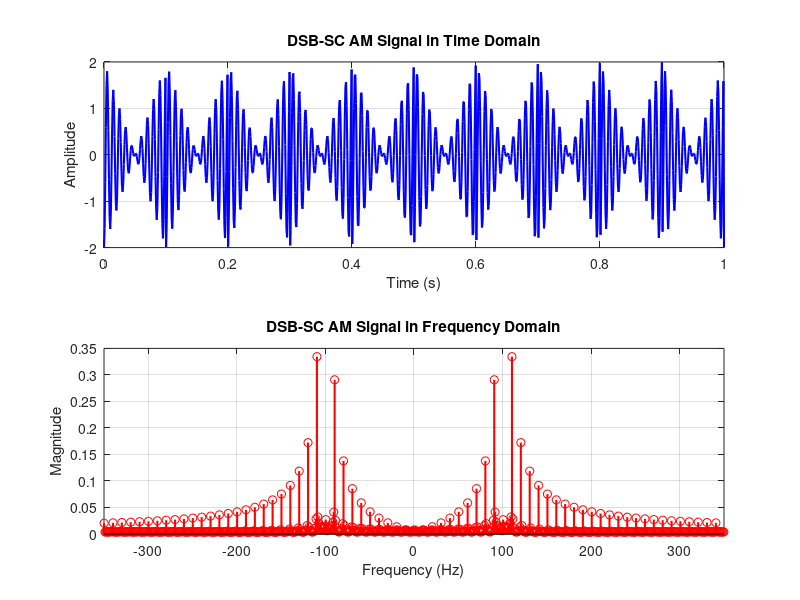
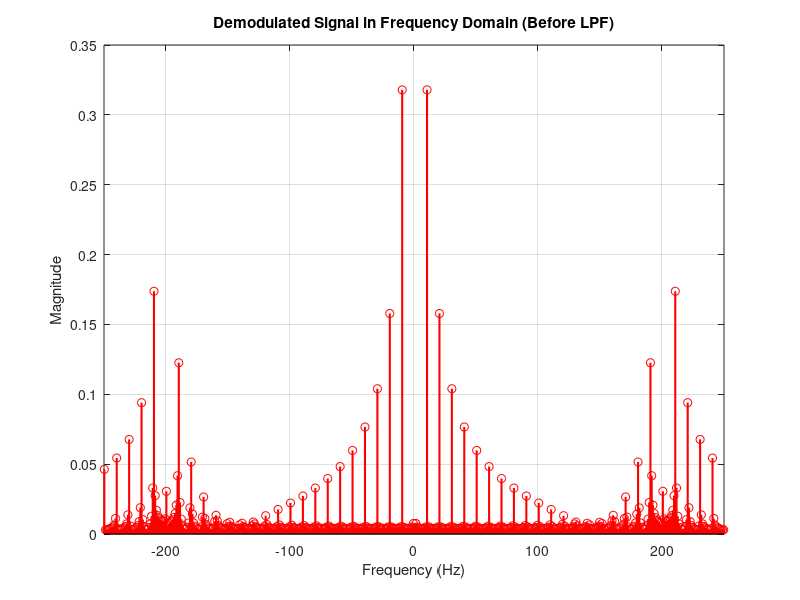
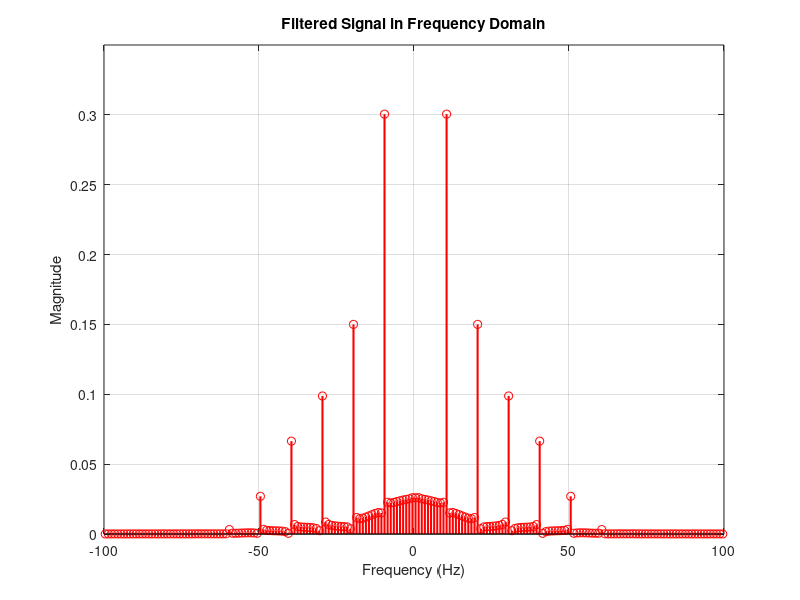
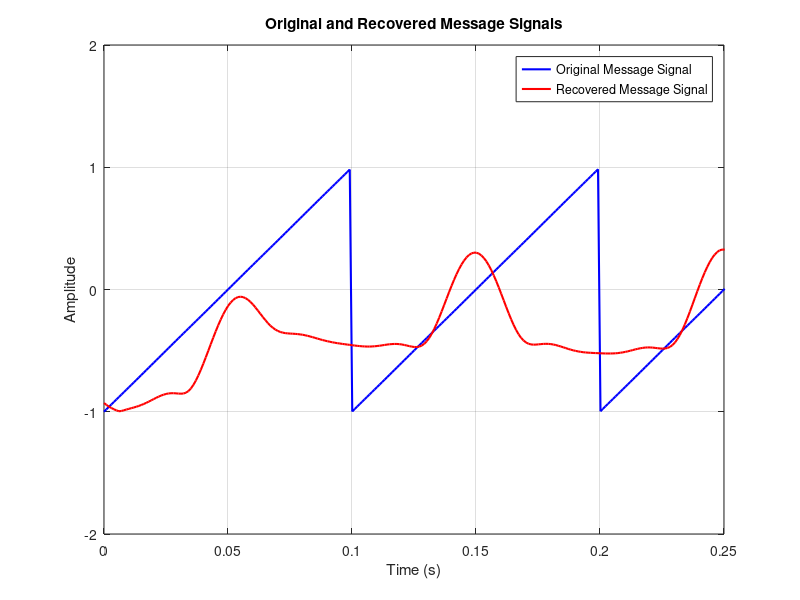

Reproduce these figures in MATLAB, in order.
clc;
clear all;
close all;
% Define the carrier frequency and modulation index
fc = 100; % Carrier frequency in Hz
fm = 10; % Modulating frequency in Hz
m = 2; % Modulation index

% Time vector
t = linspace(0, 1, 1000);

% Carrier signal
carrier = cos(2*pi*fc*t);

% Modulating signal (sawtooth wave with 10 Hz fundamental frequency)
modulating = sawtooth(2*pi*fm*t);

% DSB-SC AM signal
DSBSC_AM_signal = m*modulating .* carrier;

% Plot the DSB-SC AM signal in the time domain
figure;
subplot(2, 1, 1);
plot(t, DSBSC_AM_signal, 'b', 'LineWidth', 1.5);
xlabel('Time (s)');
ylabel('Amplitude');
title('DSB-SC AM Signal in Time Domain');
grid on;

% Calculate the Fourier Transform of the DSB-SC AM signal
Fs = 1000; % Sampling frequency (1 kHz)
DSBSC_AM_signal_fft = fft(DSBSC_AM_signal);
frequencies = linspace(-Fs/2, Fs/2, length(DSBSC_AM_signal_fft));

% Plot the DSB-SC AM signal in the frequency domain
subplot(2, 1, 2);
stem(frequencies, abs(fftshift(DSBSC_AM_signal_fft))/length(DSBSC_AM_signal_fft), 'r', 'LineWidth', 1.5);
xlabel('Frequency (Hz)');
ylabel('Magnitude');
title('DSB-SC AM Signal in Frequency Domain');
grid on;
xlim([-350,350]);

% Demodulation of DSB-SC AM signal
% Multiply the DSB-SC AM signal with the carrier
demodulated_signal = DSBSC_AM_signal .* carrier;

% Calculate the Fourier Transform of the demodulated signal
demodulated_signal_fft = fft(demodulated_signal);

% Plot the demodulated signal in the frequency domain before LPF
figure;
stem(frequencies, abs(fftshift(demodulated_signal_fft))/length(demodulated_signal_fft), 'r', 'LineWidth', 1.5);
xlabel('Frequency (Hz)');
ylabel('Magnitude');
title('Demodulated Signal in Frequency Domain (Before LPF)');
grid on;
xlim([-250,250]);

% FIR LPF design
lpf_order = 100; % Filter order
lpf_cutoff = 0.10; % Normalized cutoff frequency (0.01 corresponds to a lower cutoff frequency)
lpf = fir1(lpf_order, lpf_cutoff);

% Filter the demodulated signal
filtered_signal = filter(lpf, 1, demodulated_signal);

% Calculate the Fourier Transform of the filtered signal
filtered_signal_fft = fft(filtered_signal);
filtered_frequencies = linspace(-Fs/2, Fs/2, length(filtered_signal_fft));

% Plot the filtered signal in the frequency domain
% figure;
% subplot(2, 1, 1);
% plot(t, filtered_signal, 'b', 'LineWidth', 1.5);
% xlabel('Time (s)');
% ylabel('Amplitude');
% title('Filtered Signal in Time Domain');
% grid on;

% Plot the filtered signal in the frequency domain
figure();
stem(filtered_frequencies, abs(fftshift(filtered_signal_fft))/length(filtered_signal_fft), 'r', 'LineWidth', 1.5);
xlabel('Frequency (Hz)');
ylabel('Magnitude');
title('Filtered Signal in Frequency Domain');
grid on;
xlim([-100,100]);
ylim([0,0.35]);
% Recovered message signal (envelope recovery output)
recovered_message = abs(hilbert(filtered_signal)) - 1;

% Plot the original and recovered message signals
figure;
plot(t, modulating, 'b', 'LineWidth', 1.5);
hold on;
plot(t, recovered_message, 'r', 'LineWidth', 1.5);
hold off;
xlabel('Time (s)');
ylabel('Amplitude');
title('Original and Recovered Message Signals');
legend('Original Message Signal', 'Recovered Message Signal');
grid on;
xlim([0,0.25]);
ylim([-2,2]);

